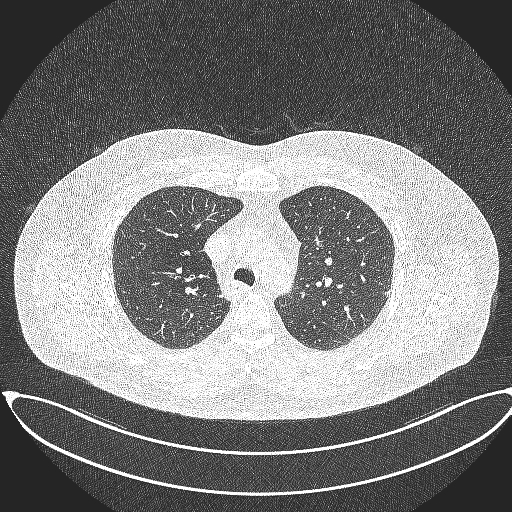
#> input picture data/test/benign/Bengin case (107).jpg, 512 x 512 px, given as the content of the folder ../../data/test/normal, which was not available
$ python create_contrast_mismatch_dataset.py
#> lines starting #> are read from the running program, lines starting #| are printed output that depends on the picture
import os
import cv2
import numpy as np

from tqdm import tqdm


# 원본 데이터 경로
INPUT_DIR = "../../data/test"

# 저장 경로
OUTPUT_DIR = "../../data/failure_cases/contrast_mismatch"


# Contrast / Brightness 설정
ALPHA = 0.5   # contrast 감소
BETA = 20     # brightness 증가


def create_output_dirs():

    classes = ["normal", "benign", "malignant"]

    for cls in classes:

        save_path = os.path.join(
            OUTPUT_DIR,
            cls
        )

        os.makedirs(save_path, exist_ok=True)


def apply_contrast_mismatch(image):

    # contrast 및 brightness 변환
    transformed = cv2.convertScaleAbs(
        image,
        alpha=ALPHA,
        beta=BETA
    )

    return transformed


def process_class_images(class_name):

#> called with class_name = 'normal'
    input_class_dir = os.path.join(
        INPUT_DIR,
        class_name
    )

    output_class_dir = os.path.join(
        OUTPUT_DIR,
        class_name
    )

    image_files = os.listdir(input_class_dir)

    for image_name in tqdm(image_files):

        input_path = os.path.join(
            input_class_dir,
            image_name
        )

        output_path = os.path.join(
            output_class_dir,
            image_name
        )

        # 이미지 읽기
        image = cv2.imread(input_path)
#> image is the input picture: shape (512, 512, 3); min 36, max 255, mean 125.9

        if image is None:
            continue

        # Contrast mismatch 적용
        mismatch_image = apply_contrast_mismatch(image)
#> in apply_contrast_mismatch, `transformed = cv2.convertScaleAbs( image, alpha=ALPHA, beta=BETA )`:
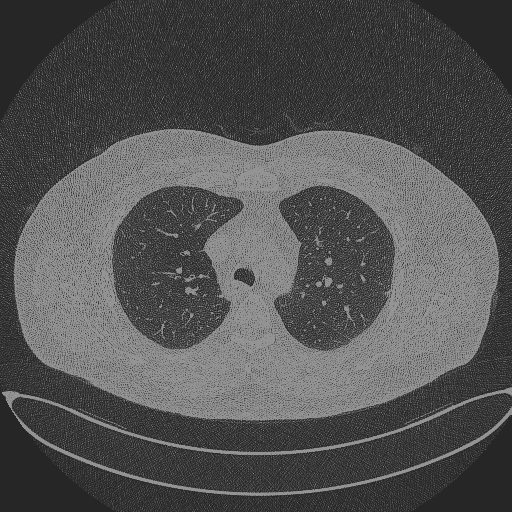
#> transformed: shape (512, 512, 3); min 38, max 148, mean 83
#> pass 3 of the loop in main, `for cls in classes:`:
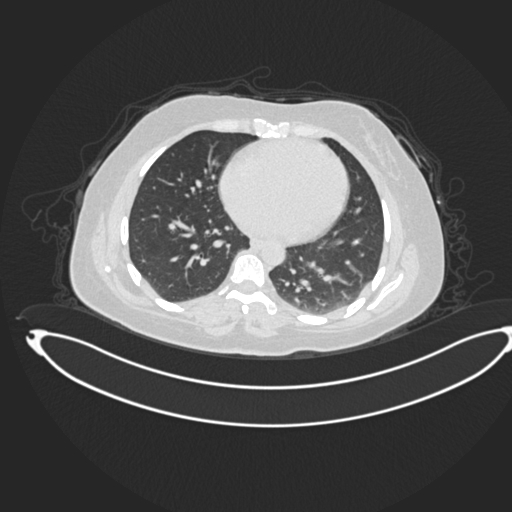
#> input picture data/test/malignant/Malignant case (164).jpg, 512 x 512 px
#> in process_class_images, image is the input picture: shape (512, 512, 3); min 37, max 255, mean 86.4
#> in apply_contrast_mismatch (call 5), `transformed = cv2.convertScaleAbs( image, alpha=ALPHA, beta=BETA )`:
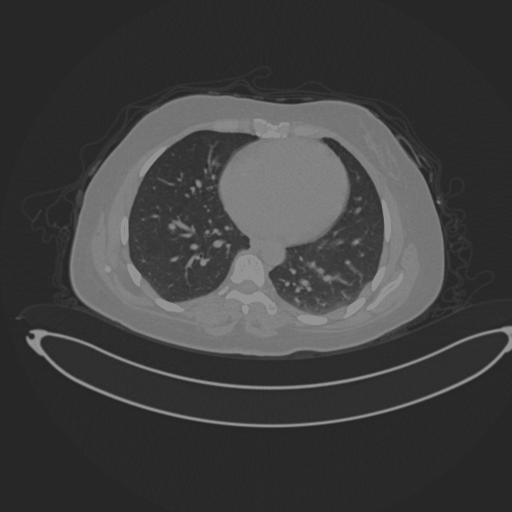
#> transformed: shape (512, 512, 3); min 38, max 148, mean 63.2

        # 저장
        cv2.imwrite(
            output_path,
            mismatch_image
        )


def main():

    print("Creating Contrast Mismatch Dataset...\n")

    create_output_dirs()

    classes = ["normal", "benign", "malignant"]

    for cls in classes:

        print(f"Processing {cls} images...")

        process_class_images(cls)

    print("\nContrast Mismatch Dataset Creation Completed!")


if __name__ == "__main__":

    main()
